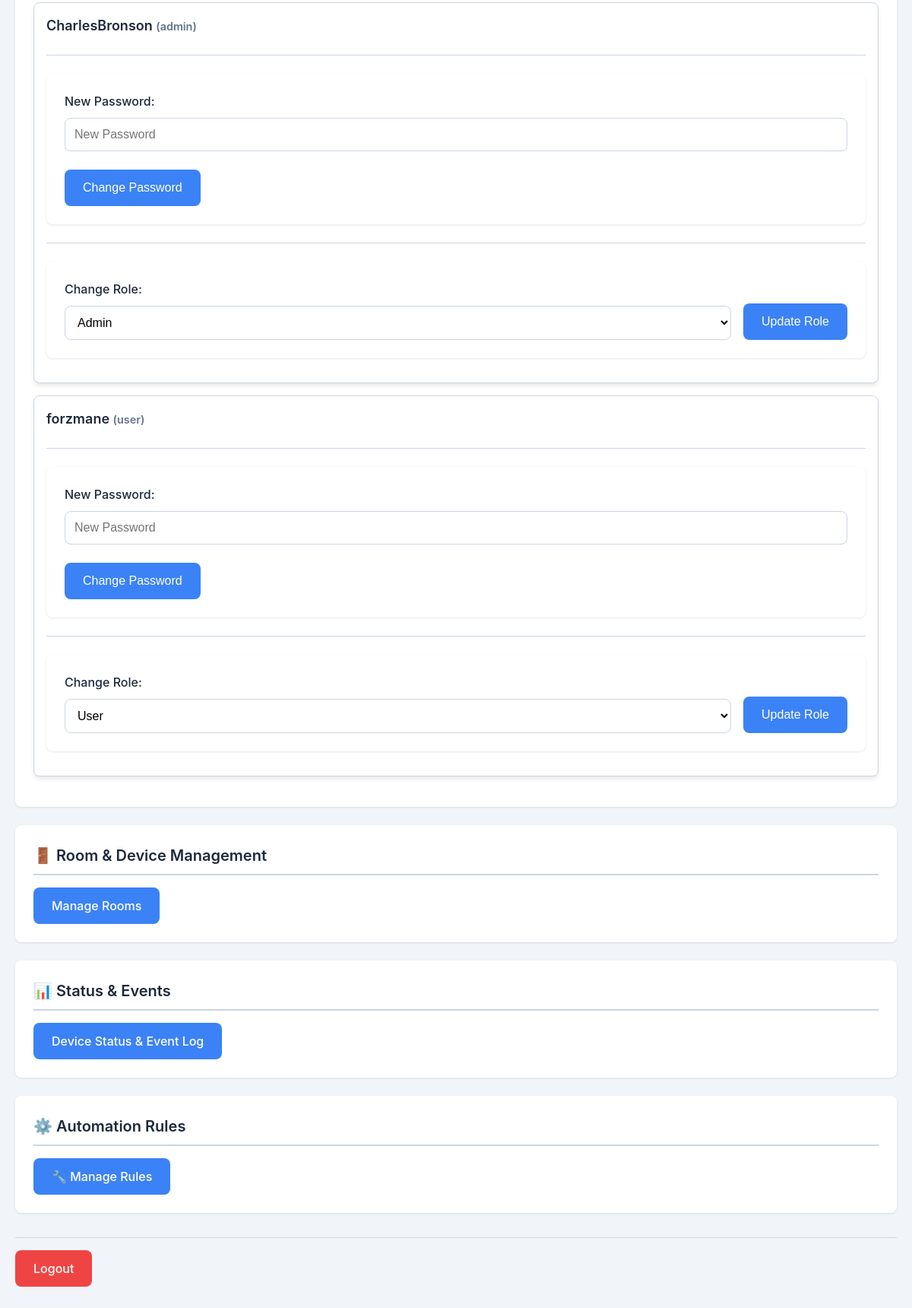
/dashboard (signed in, lower part), run on an earlier commit of the app's database.
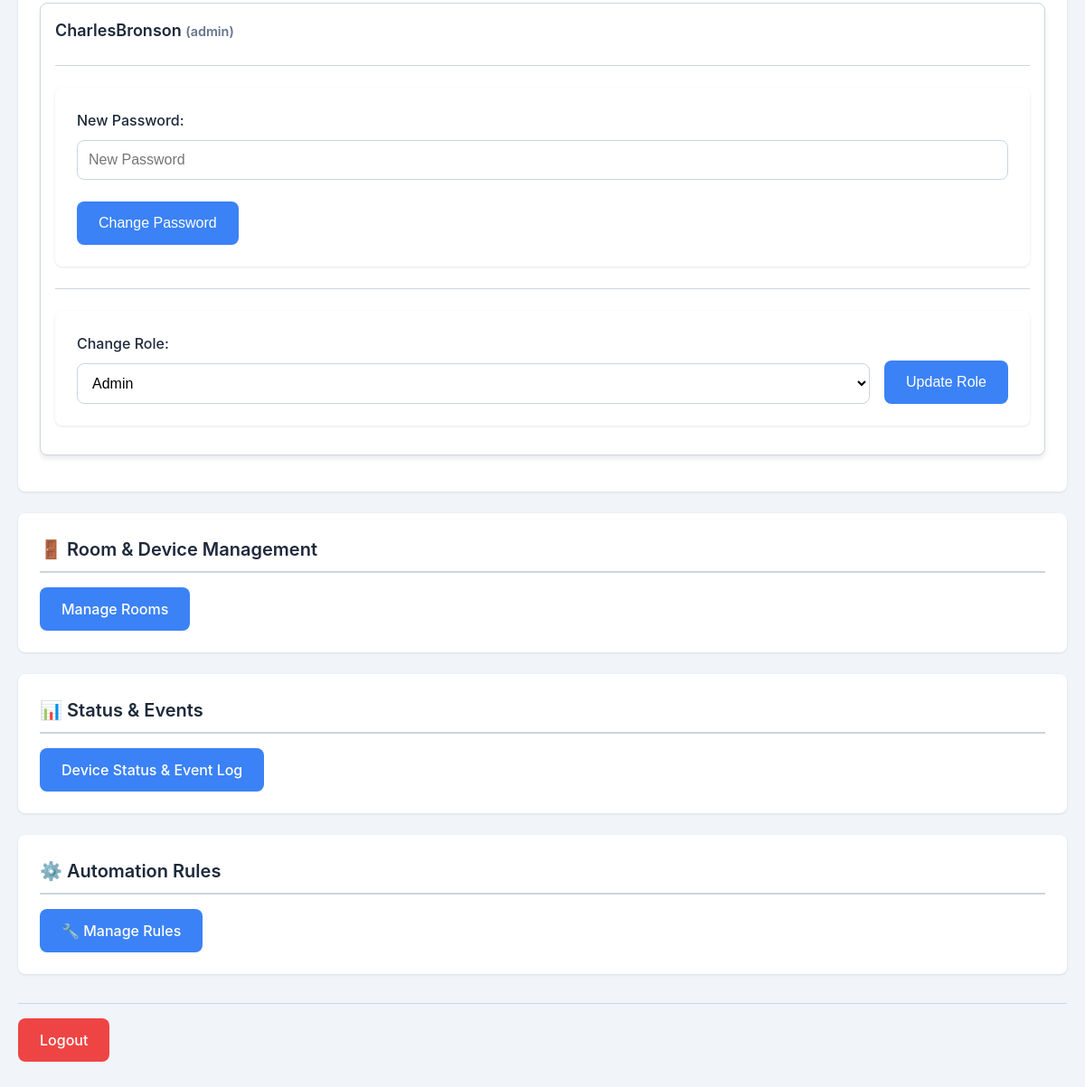
And on a later commit of the database.
### tables this page shows
CREATE TABLE users (
    user_id       INTEGER PRIMARY KEY AUTOINCREMENT,
    user_name     TEXT    NOT NULL,
    user_password TEXT    NOT NULL,
    user_role     TEXT    NOT NULL CHECK(user_role IN ('admin', 'user'))
);

### users_api.py (the view)
@router.get("/dashboard", response_class=HTMLResponse)
async def dashboard(request: Request):
    user_id = request.session.get("user_id")
    if not user_id:
        return RedirectResponse("/", status_code=303)
    conn, curs = get_db()
    curs.execute("SELECT * FROM users WHERE user_id = ?", (user_id,))
    user = curs.fetchone()
    all_users = []
    if user["user_role"] == "admin":
        curs.execute("SELECT * FROM users")
        all_users = curs.fetchall()
    conn.close()
    return templates.TemplateResponse("dashboard.html", {
        "request": request,
        "user": user,
        "all_users": all_users
    })

### templates/dashboard.html (shortened to what this page needs)
<!DOCTYPE html>
<html>
<head>
    <link rel="stylesheet" href="/static/style.css">
</head>
<body>
    {% if user["user_role"] == "admin" %}
    <div class="dashboard-section">
        {% for u in all_users %}
        <div class="user-card">
            <h4>{{ u["user_name"] }} <span style="color: var(--text-secondary); font-size: 0.9rem;">({{ u["user_role"] }})</span></h4>
            <hr>
            <form action="/update_password" method="post">
                <div class="form-group">
                    <label for="new_password_{{ u['user_id'] }}">New Password:</label>
                    <input type="password" id="new_password_{{ u['user_id'] }}" name="new_user_password" placeholder="New Password" required>
                </div>
                <button type="submit" class="btn-secondary">Change Password</button>
            </form>
            <hr>
            <form action="/update_role" method="post" style="display: flex; gap: 1rem; align-items: flex-end;">
                <div class="form-group" style="flex: 1; margin-bottom: 0;">
                    <label for="new_role_{{ u['user_id'] }}">Change Role:</label>
                    <select id="new_role_{{ u['user_id'] }}" name="new_role">
                        <option value="user" {{ 'selected' if u['user_role'] == 'user' else '' }}>User</option>
                        <option value="admin" {{ 'selected' if u['user_role'] == 'admin' else '' }}>Admin</option>
                    </select>
                </div>
                <button type="submit" class="btn-warning">Update Role</button>
            </form>
        </div>
        {% endfor %}
    </div>
    {% endif %}
    <div class="dashboard-section">
        <h3>🚪 Room & Device Management</h3>
        <a href="/list" class="btn btn-primary">Manage Rooms</a>
    </div>
    <div class="dashboard-section">
        <h3>📊 Status & Events</h3>
        <a href="/status/events" class="btn btn-primary">Device Status & Event Log</a>
    </div>
    <div class="dashboard-section">
        <h3>⚙️ Automation Rules</h3>
        <a href="/rules/" class="btn btn-primary">🔧 Manage Rules</a>
    </div>
    <div class="navigation-links">
        <a href="/logout" class="btn btn-danger">Logout</a>
    </div>
</body>
</html>

What changed in the data, as far as the page shows it:
removed users: user_name "forzmane", user_role "user", new_role "User"
